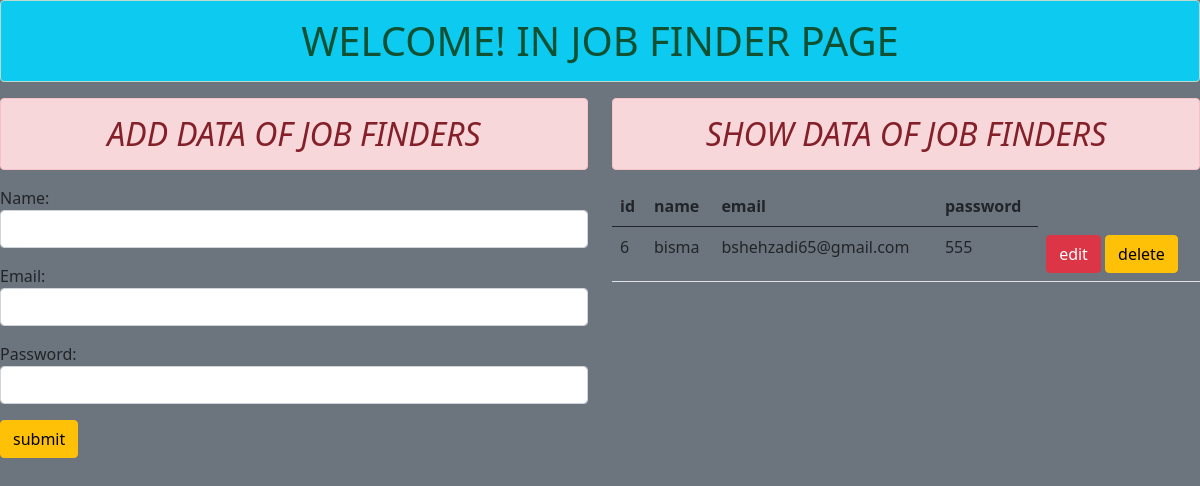
Page /add/ on the earlier database version.
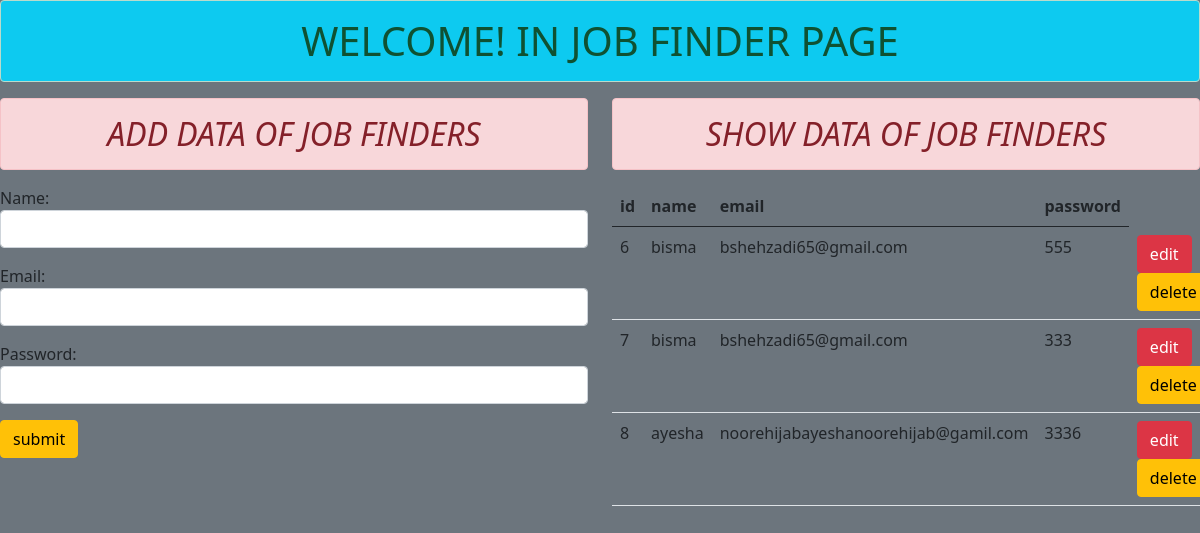
Same page on the later database version.
### app/models.py (models this page shows)
class My_Model(models.Model):
    name = models.CharField(max_length = 150)
    email = models.CharField(max_length = 150)
    password = models.CharField(max_length = 150)

### app/views.py (the view)
# urls.py: path('add/',views.add,name='add'),
def add(request):
    if request.method=='POST':
        fm = My_Form(request.POST)
        if fm.is_valid():
            fm.save()
            fm = My_Form()
    else:
        fm = My_Form()
    sm = My_Model.objects.all()
    return render(request,'add.html',{'form':fm,'stu':sm})

### app/forms.py
class My_Form(forms.ModelForm):
    class Meta:
        model = My_Model
        fields = ['name','email','password']
        widgets = {
            'name':forms.TextInput(attrs={'class':'form-control'}),
            'email':forms.TextInput(attrs={'class':'form-control'}),
            'password':forms.TextInput(attrs={'class':'form-control'}),
        }

### templates/add.html (shortened to what this page needs)
{% extends 'base.html' %}
{% block bisma %}
 <div class="div row">
        <div class="div col-sm-6">
            <h2 class="alert alert-danger text-center"><i>ADD DATA OF JOB FINDERS</i></h2>
    <form action="" method="POST">
        {{form.as_p}}
        <button type="submit" class='btn btn-warning'>submit</button>
    </form>
    </div>
    <div class="div col-sm-6">
        <h2 class="alert alert-danger text-center"><i>SHOW DATA OF JOB FINDERS</i></h2>
        <table class="table">
            <thead>
<tr>
    <th>id</th>
    <th>name</th>
    <th>email</th>
    <th>password</th>
</tr>
<tbody>
    {% for i in stu %}
<tr>
    <td>{{i.id}}</td>
    <td>{{i.name}}</td>
    <td>{{i.email}}</td>
    <td>{{i.password}}</td>
    <form action="{% url 'delete' i.id %}" method="POST">
<td><a href="{% url 'update' i.id %}" class="btn btn-danger">edit</a> <button type="submit" class="btn btn-warning">delete</button></td>
    </form>
</tr>
{% endfor %}
</tbody>
</thead>
        </table>
    </div>
</div>
{% endblock bisma %}

### templates/base.html (shortened to what this page needs)
<!DOCTYPE html>
<html lang="en">
<head>
<link href="https://cdn.jsdelivr.net/npm/bootstrap@5.0.2/dist/css/bootstrap.min.css" rel="stylesheet">
</head>
<body class='bg bg-secondary light'>
    <h1 class="alert alert-success text-center bg bg-info">WELCOME! IN JOB FINDER PAGE</h1>
    {% block bisma %}
    {% endblock bisma %}
</body>
</html>

Differences in the rows shown:
added My_Model: id "7", name "bisma", email "bshehzadi65@gmail.com", password "333"
added My_Model: id "8", name "ayesha", email "noorehijabayeshanoorehijab@gamil.com", password "3336"
